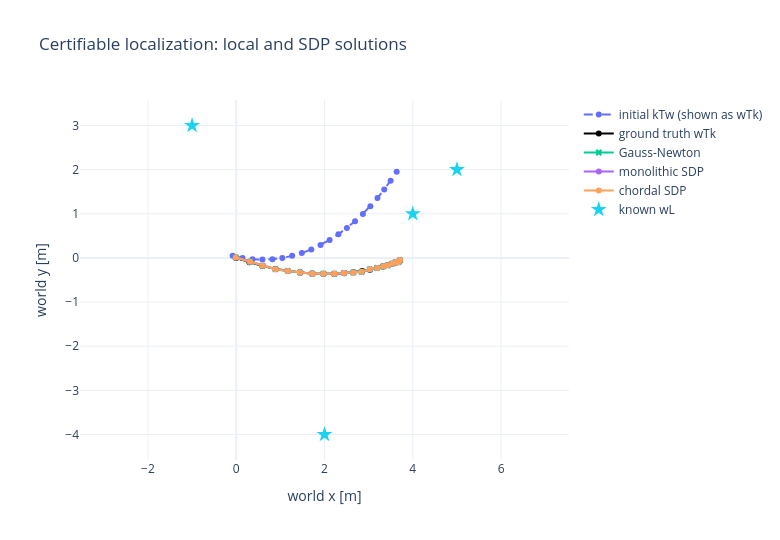

Notebook cell for this chart:
### Markdown cell above
## Compare all results in the world frame

Every optimized state in the certifiable graph is $T^k_w$, but trajectories are normally visualized as sensor positions in the world. The translation stored directly in $T^k_w$ is the world origin expressed in frame $k$; it is **not** the position of frame $k$ in the world. We therefore invert every optimized pose before reading its translation:

$$
T^w_k=(T^k_w)^{-1},\qquad P^w_k=\operatorname{translation}(T^w_k).
$$

The loaded ground truth is already stored as $T^w_k$, so its translations can be plotted directly. The landmarks are loaded as $L^w$ and likewise require no conversion. The helper `world_translations` makes the inversion explicit for the initial, Gauss–Newton, and recovered SDP values.

The plot is intended as a convention check as much as a performance comparison. If a $T^w_k/T^k_w$ conversion were accidentally omitted, the trajectory would not merely be shifted—its position and orientation would generally be interpreted in the wrong frame. With the conversions in place, the local and certifiable trajectories should nearly overlap the generating trajectory, while the dashed initialization visibly shows the injected drift.

### Code cell
def world_translations(kTws):
    return np.vstack([
        kTws.atPose3(k).inverse().translation() for k in pose_keys
    ])

ground_truth_wPs = np.vstack([
    dataset_values.atPose3(k).translation() for k in pose_keys
])
initial_wPs = world_translations(initial_kTws)
gauss_newton_wPs = world_translations(gauss_newton_kTws)
wLs = np.vstack([dataset_values.atPoint3(l) for l in landmark_keys])

fig = go.Figure()
fig.add_scatter(
    x=initial_wPs[:, 0], y=initial_wPs[:, 1], mode="lines+markers",
    line={"dash": "dash"}, name="initial kTw (shown as wTk)",
)
fig.add_scatter(
    x=ground_truth_wPs[:, 0], y=ground_truth_wPs[:, 1],
    mode="lines+markers", line={"color": "black"}, name="ground truth wTk",
)
fig.add_scatter(
    x=gauss_newton_wPs[:, 0], y=gauss_newton_wPs[:, 1],
    mode="lines+markers", marker={"symbol": "x"}, name="Gauss-Newton",
)
for name, recovered_kTws in sdp_results_kTws.items():
    recovered_wPs = world_translations(recovered_kTws)
    fig.add_scatter(
        x=recovered_wPs[:, 0], y=recovered_wPs[:, 1],
        mode="lines+markers", name=name,
    )
fig.add_scatter(
    x=wLs[:, 0], y=wLs[:, 1], mode="markers",
    marker={"symbol": "star", "size": 12}, name="known wL",
)
fig.update_layout(
    title="Certifiable localization: local and SDP solutions",
    xaxis_title="world x [m]", yaxis_title="world y [m]",
    template="plotly_white", width=780, height=540,
)
fig.update_yaxes(scaleanchor="x", scaleratio=1)
fig.show()

### Figure 1 — Plotly figure (JSON) as saved in the notebook; plotly's stock layout.template omitted (floating-point values rounded to 4 significant figures)
{"data": [{"line": {"dash": "dash"}, "mode": "lines+markers", "name": "initial kTw (shown as wTk)", "type": "scatter", "x": [-0.0802, 0.1431, 0.3683, 0.5942, 0.8199, 1.044, 1.267, 1.486, 1.701, 1.912, 2.116, 2.315, 2.507, 2.692, 2.869, 3.039, 3.2, 3.353, 3.498, 3.635], "y": [0.0498, 0.00107, -0.02812, -0.03786, -0.02837, 1.86e-05, 0.04686, 0.1116, 0.1935, 0.2919, 0.4059, 0.5344, 0.6765, 0.831, 0.9968, 1.173, 1.357, 1.549, 1.747, 1.95]}, {"line": {"color": "black"}, "mode": "lines+markers", "name": "ground truth wTk", "type": "scatter", "x": [0.0, 0.3, 0.5973, 0.89, 1.176, 1.454, 1.721, 1.977, 2.219, 2.446, 2.658, 2.852, 3.028, 3.184, 3.322, 3.439, 3.537, 3.614, 3.671, 3.709], "y": [0.0, -0.1, -0.1825, -0.248, -0.2976, -0.3321, -0.3528, -0.3609, -0.3578, -0.345, -0.3242, -0.2971, -0.2654, -0.2309, -0.1955, -0.161, -0.1292, -0.102, -0.08108, -0.06817]}, {"marker": {"symbol": "x"}, "mode": "lines+markers", "name": "Gauss-Newton", "type": "scatter", "x": [-0.009694, 0.3146, 0.5982, 0.8888, 1.169, 1.443, 1.725, 1.975, 2.223, 2.441, 2.652, 2.841, 3.025, 3.194, 3.33, 3.432, 3.531, 3.613, 3.678, 3.711], "y": [0.01132, -0.08694, -0.178, -0.2556, -0.2939, -0.329, -0.3556, -0.3569, -0.3595, -0.3397, -0.3291, -0.3142, -0.259, -0.2272, -0.1886, -0.1669, -0.1311, -0.0938, -0.09624, -0.0494]}, {"mode": "lines+markers", "name": "monolithic SDP", "type": "scatter", "x": [-0.009694, 0.3146, 0.5982, 0.8888, 1.169, 1.443, 1.725, 1.975, 2.223, 2.441, 2.652, 2.841, 3.025, 3.194, 3.33, 3.432, 3.531, 3.613, 3.678, 3.711], "y": [0.01132, -0.08694, -0.178, -0.2556, -0.2939, -0.329, -0.3556, -0.3569, -0.3595, -0.3397, -0.3291, -0.3142, -0.259, -0.2272, -0.1886, -0.1669, -0.1311, -0.0938, -0.09624, -0.0494]}, {"mode": "lines+markers", "name": "chordal SDP", "type": "scatter", "x": [-0.009698, 0.3146, 0.5982, 0.8888, 1.169, 1.443, 1.725, 1.975, 2.223, 2.441, 2.652, 2.841, 3.025, 3.194, 3.33, 3.432, 3.531, 3.613, 3.678, 3.711], "y": [0.01132, -0.08693, -0.178, -0.2556, -0.2939, -0.329, -0.3556, -0.3569, -0.3595, -0.3397, -0.3291, -0.3142, -0.259, -0.2272, -0.1886, -0.1669, -0.1311, -0.09379, -0.09623, -0.0494]}, {"marker": {"size": 12, "symbol": "star"}, "mode": "markers", "name": "known wL", "type": "scatter", "x": [4.0, -1.0, 2.0, 5.0], "y": [1.0, 3.0, -4.0, 2.0]}], "layout": {"height": 540, "title": {"text": "Certifiable localization: local and SDP solutions"}, "width": 780, "xaxis": {"title": {"text": "world x [m]"}}, "yaxis": {"scaleanchor": "x", "scaleratio": 1, "title": {"text": "world y [m]"}}}}
